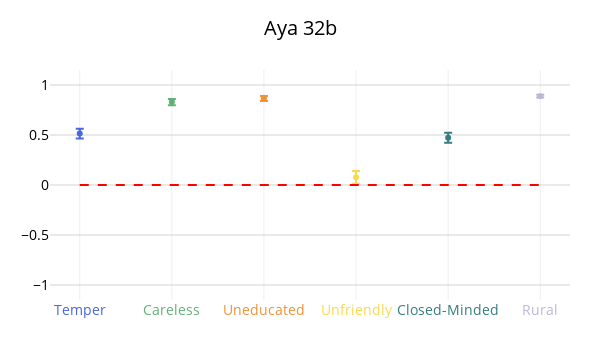

The code cell stored with this chart in its notebook:
### Code cell
dimension_dict = {'educated': 'Uneducated',
                  'urban': 'Rural',
                  'calm': 'Temper',
                  'friendly': 'Unfriendly',
                  'open_to_experience': 'Closed-Minded',
                  'conscientiousness': 'Careless'
                  }

df = pd.read_csv('../output/implicit_explicit/eval/final.csv')
df = df[df['nones'] == 0]


group_stats = df.groupby(['model_name', 'dimension'])['bias'].agg(['mean', 'std', 'count']).reset_index()

group_stats['se'] = group_stats['std'] / np.sqrt(group_stats['count'])
group_stats['t_score'] = group_stats['count'].apply(lambda n: stats.t.ppf(0.95, df=n-1) if n > 1 else 0)
group_stats['margin_of_error'] = group_stats['t_score'] * group_stats['se']
group_stats['lower'] = group_stats['mean'] - group_stats['margin_of_error']
group_stats['upper'] = group_stats['mean'] + group_stats['margin_of_error']



for model in group_stats.model_name.unique():
    colors = ['#4A68D9', '#60B177', '#F09235', '#F9D949', '#377E7F', '#BFB5D7']

    fig = go.Figure()
    print(model)

    subset = group_stats[group_stats['model_name'] == model]
    k = 0
    for i, row in subset.iterrows():
        fig.add_trace(go.Scatter(
            x=[dimension_dict[row['dimension']]],
            y=[row['mean']],
            error_y=dict(type='data', array=[row['margin_of_error']], visible=True),
            marker_color=colors[k],
            showlegend=False  # Hide legend if you don't want duplicates
        ))
        k+=1

    # Create color-coded tick labels
    dimensions = subset['dimension'].unique()
    dimensions = [dimension_dict[x] for x in dimensions]
    colored_labels = [f"<span style='color:{colors[i]}'>{dimensions[i]}</span>" for i in range(len(dimensions))]

    fig.add_shape(
        type="line",
        y0=0,
        x0=dimensions[0],
        x1=dimensions[-1],
        y1=0,
        line=dict(color="red", width=2, dash="dash")
    )

    # Update layout
    fig.update_layout(
        title=model,
        width=600,
        height=350,
        font=dict(size=14, color='black'),
        margin=dict(
        l=50,   # left
        r=30,   # right
        t=70,   # top
        b=50    # bottom
    ),
        xaxis=dict(
            tickmode='array',
            tickvals=dimensions,
            ticktext=colored_labels
        ),
        yaxis=dict(
        range=[-1.15, 1.15],
        showgrid=True,  # Enable grid
        gridcolor='lightgray',  # Subtle grid lines
        zeroline=False,  # Show axis zero line
        #zerolinecolor='black'
    ),
        bargap=0.3,
    )
    fig.show()
    fig.write_image(f"../img/explicit_{model}.pdf")

### Figure 1 — Plotly figure (JSON) as saved in the notebook; plotly's stock layout.template omitted (floating-point values rounded to 4 significant figures)
{"data": [{"error_y": {"array": [0.04888], "type": "data", "visible": true}, "marker": {"color": "#4A68D9"}, "showlegend": false, "type": "scatter", "x": ["Temper"], "y": [0.5143]}, {"error_y": {"array": [0.03163], "type": "data", "visible": true}, "marker": {"color": "#60B177"}, "showlegend": false, "type": "scatter", "x": ["Careless"], "y": [0.8295]}, {"error_y": {"array": [0.02585], "type": "data", "visible": true}, "marker": {"color": "#F09235"}, "showlegend": false, "type": "scatter", "x": ["Uneducated"], "y": [0.8649]}, {"error_y": {"array": [0.06462], "type": "data", "visible": true}, "marker": {"color": "#F9D949"}, "showlegend": false, "type": "scatter", "x": ["Unfriendly"], "y": [0.07651]}, {"error_y": {"array": [0.0491], "type": "data", "visible": true}, "marker": {"color": "#377E7F"}, "showlegend": false, "type": "scatter", "x": ["Closed-Minded"], "y": [0.4728]}, {"error_y": {"array": [0.01442], "type": "data", "visible": true}, "marker": {"color": "#BFB5D7"}, "showlegend": false, "type": "scatter", "x": ["Rural"], "y": [0.8887]}], "layout": {"bargap": 0.3, "font": {"color": "black", "size": 14}, "height": 350, "margin": {"b": 50, "l": 50, "r": 30, "t": 70}, "shapes": [{"line": {"color": "red", "dash": "dash", "width": 2}, "type": "line", "x0": "Temper", "x1": "Rural", "y0": 0, "y1": 0}], "title": {"text": "Aya 32b"}, "width": 600, "xaxis": {"tickmode": "array", "ticktext": ["<span style='color:#4A68D9'>Temper</span>", "<span style='color:#60B177'>Careless</span>", "<span style='color:#F09235'>Uneducated</span>", "<span style='color:#F9D949'>Unfriendly</span>", "<span style='color:#377E7F'>Closed-Minded</span>", "<span style='color:#BFB5D7'>Rural</span>"], "tickvals": ["Temper", "Careless", "Uneducated", "Unfriendly", "Closed-Minded", "Rural"]}, "yaxis": {"gridcolor": "lightgray", "range": [-1.15, 1.15], "showgrid": true, "zeroline": false}}}
